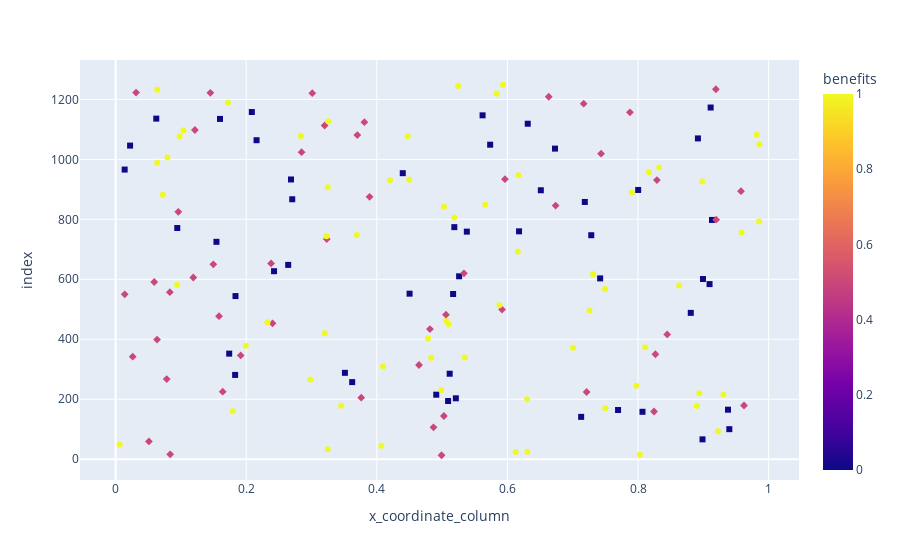
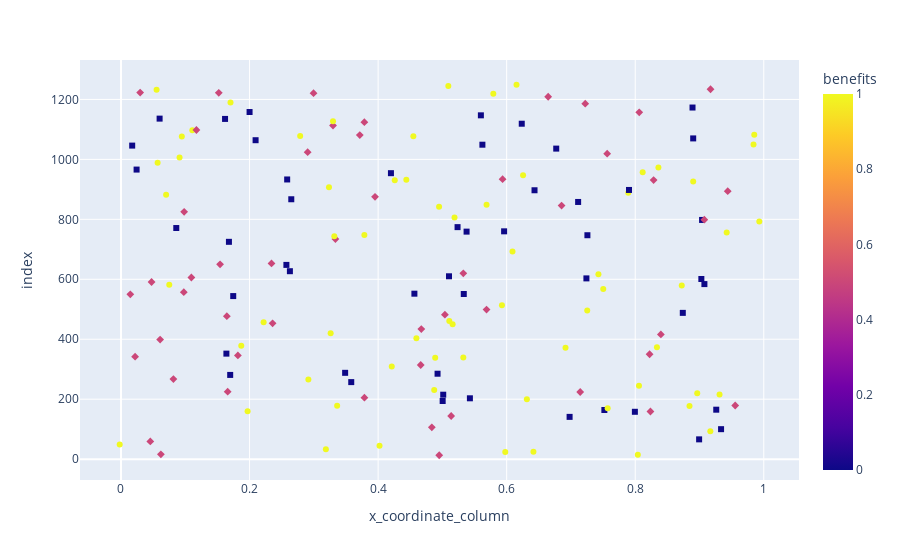
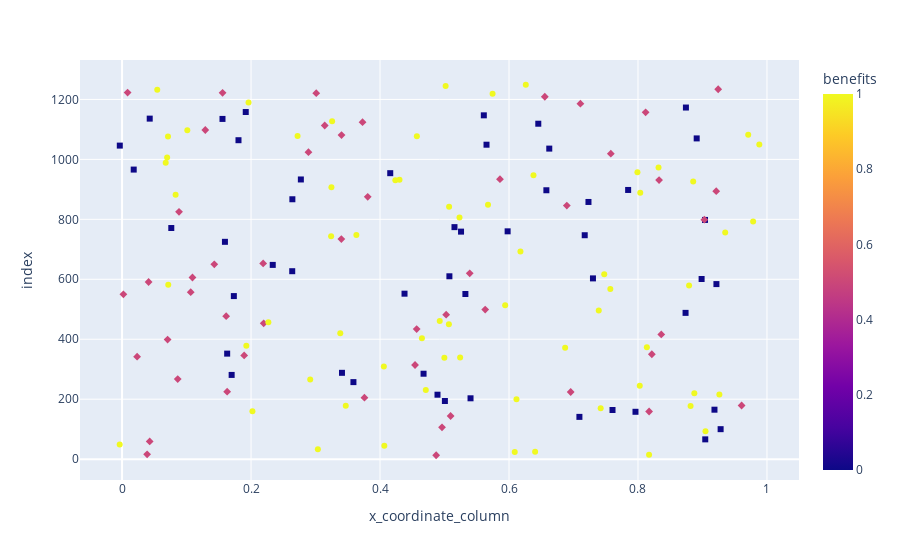
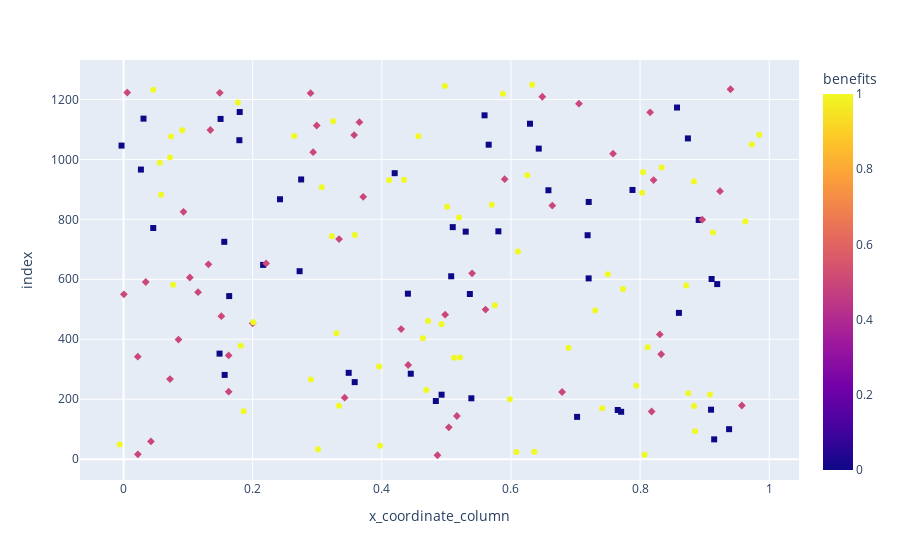

Notebook code cell kept with these figures, in order:
### Code cell
import pandas as pd
import numpy as np
import plotly.express as px

# Assuming df_comments is your DataFrame
# Add a random component to the x-coordinate
df_comments['x_coordinate_column'] = np.random.rand(len(df_comments))

# Create a figure with scatter plot
fig = px.scatter(df_comments, x='x_coordinate_column', y=df_comments.index, 
                 color='benefits', hover_data=['comments'])

# Update marker symbols based on benefits column
fig.update_traces(marker=dict(symbol=[0 if val == 1 else 1 if val == 0 else 2 for val in df_comments['benefits']]))

# Define the gravitational pull
gravity_pull = 0.002

# Define the simulation step
simulation_step = 0.01

# Simulation loop to update positions over time
for i in range(100):
    df_comments['x_coordinate_column'] += np.random.normal(scale=0.01, size=len(df_comments))
    df_comments['x_coordinate_column'] = np.clip(df_comments['x_coordinate_column'], 0, 1)
    
    # Apply gravitational pull
    df_comments['x_coordinate_column'] -= gravity_pull * i
    
    # Update scatter plot
    fig.update_traces(x=df_comments['x_coordinate_column'])

    # Show the plot
    fig.show()

    # Add a slight delay for visualization
    import time
    time.sleep(0.1)

### Figure 1 — Plotly figure (JSON) as saved in the notebook; plotly's stock layout.template omitted (floating-point values rounded to 4 significant figures; data arrays with more than 128 entries replaced by an {"elided": "..."} marker saying what was removed)
{"data": [{"customdata": {"elided": "164x1 str values"}, "hovertemplate": "x_coordinate_column=%{x}<br>index=%{y}<br>comments=%{customdata[0]}<br>benefits=%{marker.color}<extra></extra>", "legendgroup": "", "marker": {"color": {"elided": "164 float values"}, "coloraxis": "coloraxis", "symbol": {"elided": "164 int values"}}, "mode": "markers", "name": "", "orientation": "v", "showlegend": false, "type": "scatter", "x": {"elided": "164 float values"}, "xaxis": "x", "y": {"elided": "164 int values"}, "yaxis": "y"}], "layout": {"coloraxis": {"colorbar": {"title": {"text": "benefits"}}, "colorscale": [[0, "#0d0887"], [0.1111, "#46039f"], [0.2222, "#7201a8"], [0.3333, "#9c179e"], [0.4444, "#bd3786"], [0.5556, "#d8576b"], [0.6667, "#ed7953"], [0.7778, "#fb9f3a"], [0.8889, "#fdca26"], [1, "#f0f921"]]}, "legend": {"tracegroupgap": 0}, "margin": {"t": 60}, "xaxis": {"anchor": "y", "domain": [0, 1], "title": {"text": "x_coordinate_column"}}, "yaxis": {"anchor": "x", "domain": [0, 1], "title": {"text": "index"}}}}

### Figure 2 — Plotly figure (JSON) as saved in the notebook; plotly's stock layout.template omitted (floating-point values rounded to 4 significant figures; data arrays with more than 128 entries replaced by an {"elided": "..."} marker saying what was removed)
{"data": [{"customdata": {"elided": "164x1 str values"}, "hovertemplate": "x_coordinate_column=%{x}<br>index=%{y}<br>comments=%{customdata[0]}<br>benefits=%{marker.color}<extra></extra>", "legendgroup": "", "marker": {"color": {"elided": "164 float values"}, "coloraxis": "coloraxis", "symbol": {"elided": "164 int values"}}, "mode": "markers", "name": "", "orientation": "v", "showlegend": false, "type": "scatter", "x": {"elided": "164 float values"}, "xaxis": "x", "y": {"elided": "164 int values"}, "yaxis": "y"}], "layout": {"coloraxis": {"colorbar": {"title": {"text": "benefits"}}, "colorscale": [[0, "#0d0887"], [0.1111, "#46039f"], [0.2222, "#7201a8"], [0.3333, "#9c179e"], [0.4444, "#bd3786"], [0.5556, "#d8576b"], [0.6667, "#ed7953"], [0.7778, "#fb9f3a"], [0.8889, "#fdca26"], [1, "#f0f921"]]}, "legend": {"tracegroupgap": 0}, "margin": {"t": 60}, "xaxis": {"anchor": "y", "domain": [0, 1], "title": {"text": "x_coordinate_column"}}, "yaxis": {"anchor": "x", "domain": [0, 1], "title": {"text": "index"}}}}

### Figure 3 — Plotly figure (JSON) as saved in the notebook; plotly's stock layout.template omitted (floating-point values rounded to 4 significant figures; data arrays with more than 128 entries replaced by an {"elided": "..."} marker saying what was removed)
{"data": [{"customdata": {"elided": "164x1 str values"}, "hovertemplate": "x_coordinate_column=%{x}<br>index=%{y}<br>comments=%{customdata[0]}<br>benefits=%{marker.color}<extra></extra>", "legendgroup": "", "marker": {"color": {"elided": "164 float values"}, "coloraxis": "coloraxis", "symbol": {"elided": "164 int values"}}, "mode": "markers", "name": "", "orientation": "v", "showlegend": false, "type": "scatter", "x": {"elided": "164 float values"}, "xaxis": "x", "y": {"elided": "164 int values"}, "yaxis": "y"}], "layout": {"coloraxis": {"colorbar": {"title": {"text": "benefits"}}, "colorscale": [[0, "#0d0887"], [0.1111, "#46039f"], [0.2222, "#7201a8"], [0.3333, "#9c179e"], [0.4444, "#bd3786"], [0.5556, "#d8576b"], [0.6667, "#ed7953"], [0.7778, "#fb9f3a"], [0.8889, "#fdca26"], [1, "#f0f921"]]}, "legend": {"tracegroupgap": 0}, "margin": {"t": 60}, "xaxis": {"anchor": "y", "domain": [0, 1], "title": {"text": "x_coordinate_column"}}, "yaxis": {"anchor": "x", "domain": [0, 1], "title": {"text": "index"}}}}

### Figure 4 — Plotly figure (JSON) as saved in the notebook; plotly's stock layout.template omitted (floating-point values rounded to 4 significant figures; data arrays with more than 128 entries replaced by an {"elided": "..."} marker saying what was removed)
{"data": [{"customdata": {"elided": "164x1 str values"}, "hovertemplate": "x_coordinate_column=%{x}<br>index=%{y}<br>comments=%{customdata[0]}<br>benefits=%{marker.color}<extra></extra>", "legendgroup": "", "marker": {"color": {"elided": "164 float values"}, "coloraxis": "coloraxis", "symbol": {"elided": "164 int values"}}, "mode": "markers", "name": "", "orientation": "v", "showlegend": false, "type": "scatter", "x": {"elided": "164 float values"}, "xaxis": "x", "y": {"elided": "164 int values"}, "yaxis": "y"}], "layout": {"coloraxis": {"colorbar": {"title": {"text": "benefits"}}, "colorscale": [[0, "#0d0887"], [0.1111, "#46039f"], [0.2222, "#7201a8"], [0.3333, "#9c179e"], [0.4444, "#bd3786"], [0.5556, "#d8576b"], [0.6667, "#ed7953"], [0.7778, "#fb9f3a"], [0.8889, "#fdca26"], [1, "#f0f921"]]}, "legend": {"tracegroupgap": 0}, "margin": {"t": 60}, "xaxis": {"anchor": "y", "domain": [0, 1], "title": {"text": "x_coordinate_column"}}, "yaxis": {"anchor": "x", "domain": [0, 1], "title": {"text": "index"}}}}
